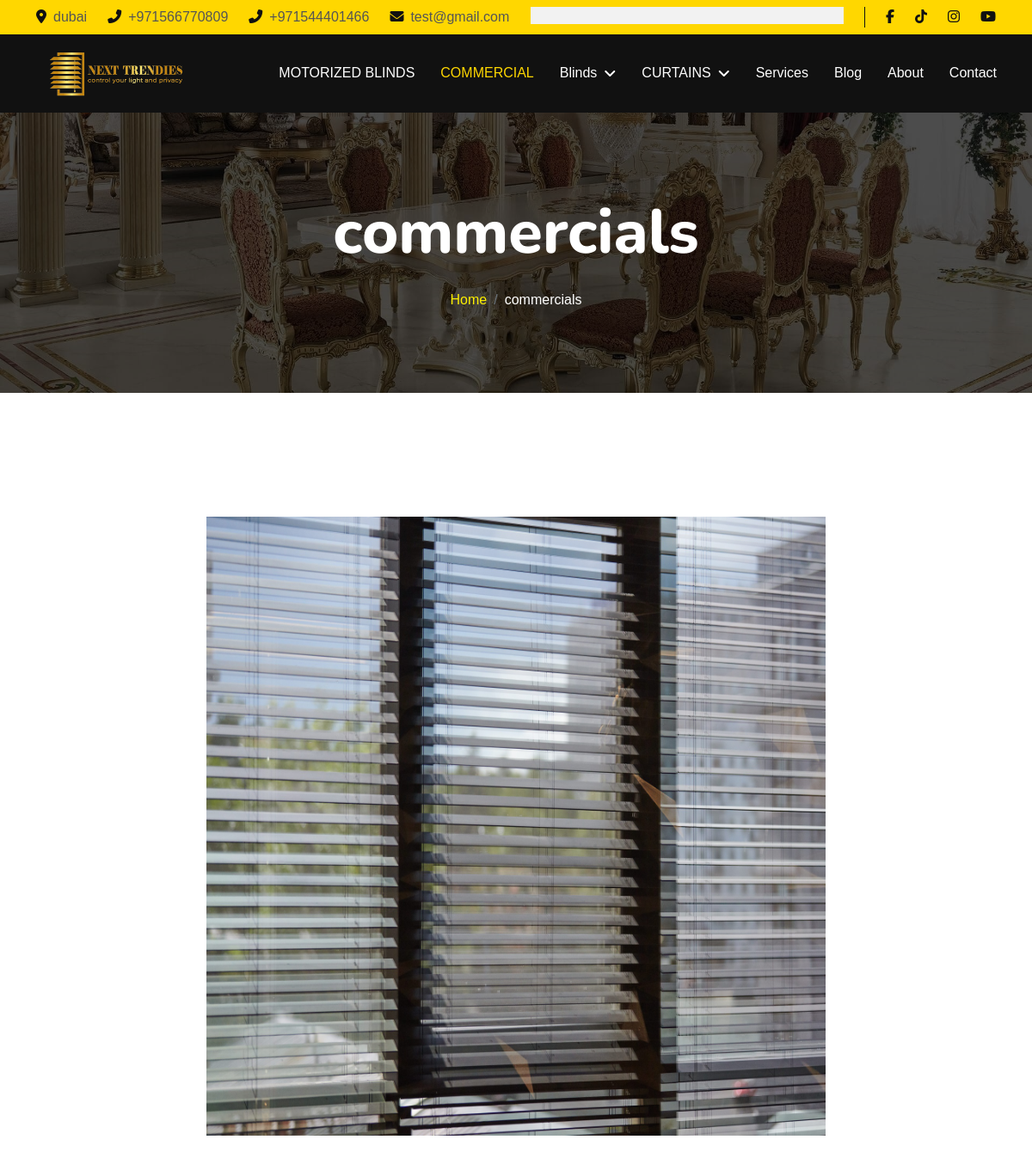
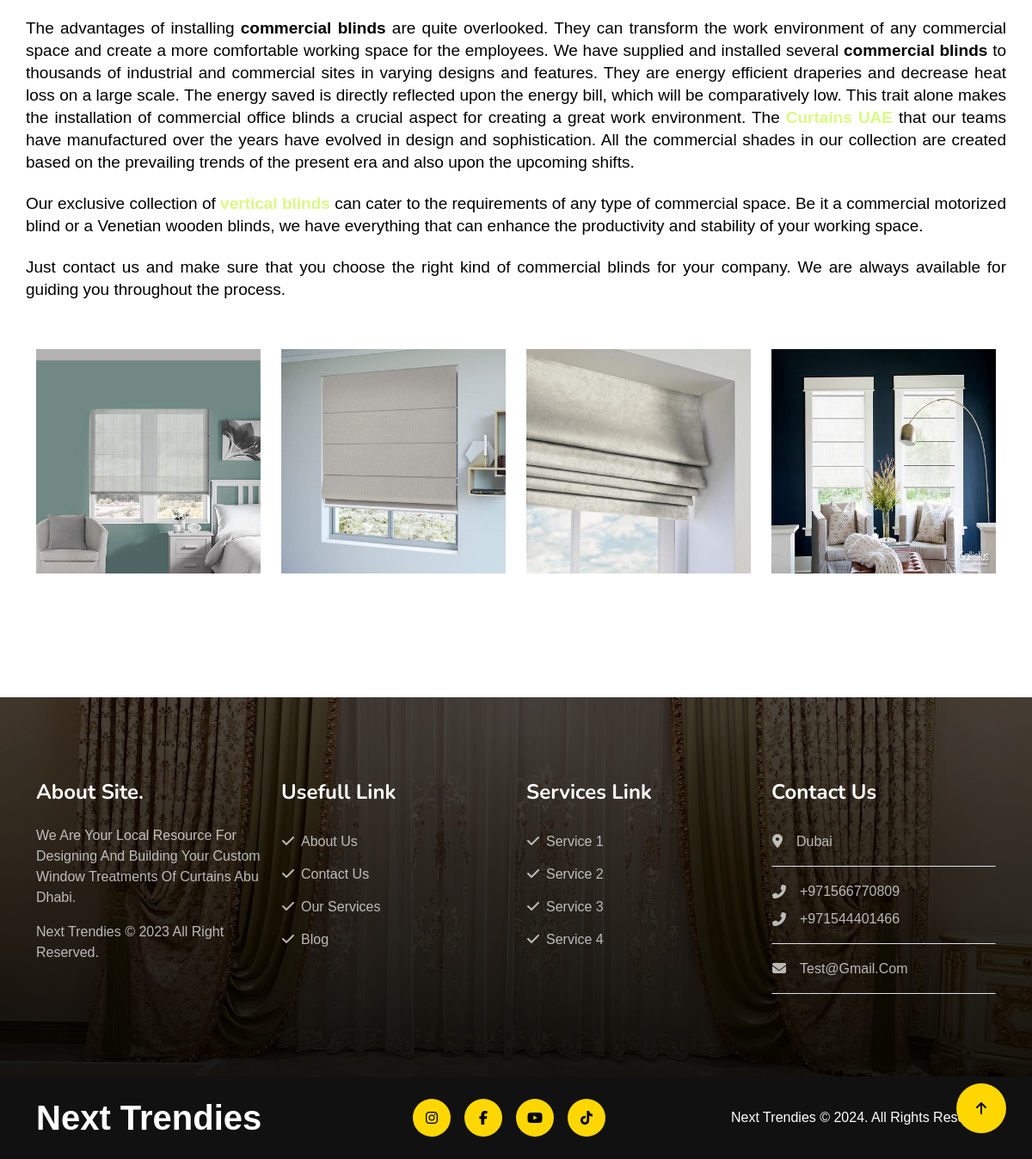
Page /products/commercial/ on the committed database (2 pictures, top to bottom).
### settings/models.py (models this page shows, shortened)
class Settings(models.Model):
    site_name = models.CharField( max_length=50)
    logo = models.ImageField( upload_to='setting/')
    phone1 = models.CharField( max_length=30)
    phone2 = models.CharField( max_length=30 , blank=True , null=True)
    email1 = models.EmailField( max_length=254)
    email2 = models.EmailField( max_length=254 ,blank=True , null=True)
    description = models.TextField(max_length=1000)
    fb_link = models.URLField( max_length=200)
    tiktok_link = models.URLField( max_length=200)
    instagram_link = models.URLField( max_length=200)
    youtube_link = models.URLField( max_length=200)
    address = models.CharField( max_length=50)
    views = models.PositiveIntegerField(default=0)
    class Meta:
        verbose_name = ("Info")
        verbose_name_plural = ("Info")

### products/models.py (models this page shows, shortened)
class Commercial(models.Model):
    title = models.CharField(max_length=5000)
    description = models.TextField(("description"),max_length=100000)
    created_at = models.DateTimeField( ("created_at"),default=timezone.now)
    image = models.ImageField(upload_to='commercial/')
    slug = models.SlugField(null=True,blank=True)
    class Meta:
        verbose_name = ("Commercial")
        verbose_name_plural = ("Commercial")

class CommercialImages(models.Model):
    commercial = models.ForeignKey(Commercial,related_name='commercial_images',on_delete=models.CASCADE)
    image = models.ImageField(upload_to='commercialimages/')
    class Meta:
        verbose_name = ("Commercial Images")
        verbose_name_plural = ("Commercial Images")

### products/views.py (the view)
# urls.py: path('commercial/' , views.commercial_list , name='commercial_list'),
def commercial_list(request):
    commercial = Commercial.objects.last()
    context = {
        'commercial':commercial
    }
    return render(request , 'commercial/commercial.html' , context)

### about/about_context.py (called while the page is built)
def about(request):
    about = About.objects.last()
    context = {
        'about':about,
    }
    return context

### products/context.py (called while the page is built)
def nav(request):
    blinds_nav = Blinds.objects.all()
    curtains_nav = Curtains.objects.all()
    context = {
        'blinds_nav':blinds_nav,
        'curtains_nav':curtains_nav
    }
    return context

### products/templates/commercial/commercial.html (shortened to what this page needs)
{% extends "base.html" %}
{% load static %}
{% block body %}
        <div class="container-fluid page-header py-5">
            <div class="container text-center py-5">
                <h1 class="display-2 text-white mb-4 animated slideInDown">commercials</h1>
                <nav aria-label="breadcrumb">
                    <ol class="breadcrumb justify-content-center mb-0 animated slideInDown">
                        <li class="breadcrumb-item"><a href="/">Home</a></li>
                        <li class="breadcrumb-item text-white" aria-current="page">commercials</li>
                    </ol>
                </nav>
            </div>
        </div>
         <div class="container text-center py-5">
    <div class="row">
        <img class="w-100  commercial-img " src="{{commercial.image.url}}" alt="Image">
        <p class="fs-5 mt-4" style="text-align: justify;">{{commercial.description|safe}}</p>
        {% for image in commercial.commercial_images.all %}
        <div class="col-md-3  g-4">
            <div>
                <img class="w-100"src="{{image.image.url}}">
            </div>
        </div>
        {% endfor %}
    </div>
</div>
{% endblock body %}

### templates/base.html (shortened to what this page needs)
{% load static %}
<!DOCTYPE html>
<html lang="en">
<head>
    <link rel="stylesheet" href="https://use.fontawesome.com/releases/v5.15.4/css/all.css" />
    <link href="https://cdnjs.cloudflare.com/ajax/libs/font-awesome/5.10.0/css/all.min.css" rel="stylesheet">
    <link href="https://cdn.jsdelivr.net/npm/bootstrap-icons@1.4.1/font/bootstrap-icons.css" rel="stylesheet">
    <link href="{% static 'lib/animate/animate.min.css'%}" rel="stylesheet">
    <link href="{% static 'lib/owlcarousel/assets/owl.carousel.min.css'%}" rel="stylesheet">
    <link href="{% static 'css/bootstrap.min.css'%}" rel="stylesheet">
    <link href="{% static 'css/all.min.css'%}" rel="stylesheet">
    <link href="{% static 'css/style.css'%}" rel="stylesheet">
</head>
<body>
    <div class="container-fluid topbar-top bg-primary">
        <div class="container">
            <div class="d-flex justify-content-between topbar py-2">
                <div class="d-flex align-items-center flex-shrink-0 topbar-info">
                    <a href="#" class="me-4 text-secondary"><i
                            class="fas fa-map-marker-alt me-2 text-dark"></i>{{myfooter.address}}</a>
                    <a href="#" class="me-4 text-secondary"><i
                            class="fas fa-phone-alt me-2 text-dark"></i>{{myfooter.phone1}}</a>
                    <a href="#" class="me-4 text-secondary"><i
                            class="fas fa-phone-alt me-2 text-dark"></i>{{myfooter.phone2}}</a>
                    <a href="#" class="text-secondary"><i
                            class="fas fa-envelope me-2 text-dark"></i>{{myfooter.email1}}</a>
                </div>
                <div class="text-end pe-4 me-4 border-end border-dark search-btn">
                    <div class="search-form">
                    </div>
                </div>
                <div class="d-flex align-items-center justify-content-center topbar-icon">
                    <a href="{{myfooter.fb_link}}" class="me-4"><i class="fab fa-facebook-f text-dark"></i></a>
                    <a href="{{myfooter.tiktok_link}}" class="me-4"><i class="fa-brands fa-tiktok text-dark"></i></a>
                    <a href="{{myfooter.instagram_link}}" class="me-4"><i class="fab fa-instagram text-dark"></i></a>
                    <a href="{{myfooter.youtube_link}}" class=""><i class="fa-brands fa-youtube text-dark"></i></a>
                </div>
            </div>
        </div>
    </div>
    <div class="container-fluid bg-dark">
        <div class="container">
            <nav class="navbar navbar-dark navbar-expand-lg py-lg-0">
                <a href="/" class="navbar-brand">
                    <img class="logo-style" src="{{myfooter.logo.url}}">
                </a>
                <div class="collapse navbar-collapse me-n3" id="navbarCollapse">
                    <div class="navbar-nav ms-auto">
                        <a href="{% url 'motorizedblinds'%}"
                            class="nav-item nav-link {% if request.path == '/products/motorizedblind/' %}active{% endif %} ">MOTORIZED
                            BLINDS</a>
                        <a href="{% url 'commercial_list'%}"
                            class="nav-item nav-link {% if request.path == '/products/commercial/' %}active{% endif %} ">COMMERCIAL</a>
                        <div class="nav-item dropdown">
                            <a href="{% url 'blinds_list'%}"
                                class="nav-link {% if request.path == '/products/blinds/' %}active{% endif %} dropdown-toggle"
                                data-bs-toggle="dropdown">Blinds</a>
                        </div>
                        <div class="nav-item dropdown">
                            <a href="{% url 'curtains_list'%}"
                                class="nav-link {% if request.path == '/products/curtains/' %}active{% endif %} dropdown-toggle"
                                data-bs-toggle="dropdown">CURTAINS</a>
                        </div>
                        <a href="{% url 'services'%}"
                            class="nav-item nav-link {% if request.path == '/services/' %}active{% endif %}">Services</a>
                        <a href="{% url 'post_list'%}"
                            class="nav-item nav-link {% if request.path == '/blog/' %}active{% endif %}">Blog</a>
                        <a href="{% url 'about'%}"
                            class="nav-item nav-link {% if request.path == '/about/' %}active{% endif %}">About</a>
                        <a href="{% url 'contact'%}"
                            class="nav-item nav-link {% if request.path == '/contact/' %}active{% endif %}">Contact</a>
                    </div>
                </div>
            </nav>
        </div>
    </div>
    {% block body %}
    {% endblock body %}
    <div class="container-fluid footer py-5 wow fadeIn" data-wow-delay=".3s">
        <div class="container py-5">
            <div class="row g-4 footer-inner">
                <div class="col-lg-3 col-md-6">
                    <div class="footer-item">
                        <h4 class="text-white fw-bold mb-4">About Site.</h4>
                        <p>{{myfooter.description}}</p>
                        <p class="mb-0"><a class="" href="/">{{myfooter.site_name}} </a> &copy; 2023 All Right Reserved.</p>
                    </div>
                </div>
                <div class="col-lg-3 col-md-6">
                    <div class="footer-item">
                        <h4 class="text-white fw-bold mb-4">Usefull Link</h4>
                        <div class="d-flex flex-column align-items-start">
                            <a class="btn btn-link ps-0" href="{% url 'about'%}"><i class="fa fa-check me-2"></i>About Us</a>
                            <a class="btn btn-link ps-0" href="{% url 'contact'%}"><i class="fa fa-check me-2"></i>Contact Us</a>
                            <a class="btn btn-link ps-0" href="{% url 'services'%}"><i class="fa fa-check me-2"></i>Our Services</a>
                            <a class="btn btn-link ps-0" href=""><i class="fa fa-check me-2"></i>Blog</a>
                        </div>
                    </div>
                </div>
                <div class="col-lg-3 col-md-6">
                    <div class="footer-item">
                        <h4 class="text-white fw-bold mb-4">Services Link</h4>
                        <div class="d-flex flex-column align-items-start">
                            <a class="btn btn-link ps-0" href=""><i class="fa fa-check me-2"></i>Service 1</a>
                            <a class="btn btn-link ps-0" href=""><i class="fa fa-check me-2"></i>Service 2</a>
                            <a class="btn btn-link ps-0" href=""><i class="fa fa-check me-2"></i>Service 3</a>
                            <a class="btn btn-link ps-0" href=""><i class="fa fa-check me-2"></i>Service 4</a>
                        </div>
                    </div>
                </div>
                <div class="col-lg-3 col-md-6">
                    <div class="footer-item">
                        <h4 class="text-white fw-bold mb-4">Contact Us</h4>
                        <a href="" class="btn btn-link w-100 text-start ps-0 pb-3 border-bottom rounded-0"><i
                                class="fa fa-map-marker-alt me-3"></i>{{myfooter.address}}</a>
                        <a href="" class="btn btn-link w-100 text-start ps-0 py-3 border-bottom rounded-0">
                            <div class="d-flex flex-column">
                                <div class="d-flex align-items-center mb-2">
                                    <i class="fa fa-phone-alt me-3"></i>{{ myfooter.phone1 }}
                                </div>
                                <div class="d-flex align-items-center">
                                    <i class="fa fa-phone-alt me-3"></i>{{ myfooter.phone2 }}
                                </div>
                            </div>
                        </a>
                        <a href="" class="btn btn-link w-100 text-start ps-0 py-3 border-bottom rounded-0"><i
                                class="fa fa-envelope me-3"></i>{{myfooter.email1}}</a>
                    </div>
                </div>
            </div>
        </div>
    </div>
    <div class="container-fluid copyright bg-dark py-4">
        <div class="container">
            <div class="row">
                <div class="col-md-4 text-center text-md-start mb-3 mb-md-0">
                    <a href="/" class="text-primary mb-0 display-6"><span
                            class="text-white">{{myfooter.site_name}}</span></a>
                </div>
                <div class="col-md-4 copyright-btn text-center text-md-start mb-3 mb-md-0 flex-shrink-0">
                    <a class="btn btn-primary rounded-circle me-3 copyright-icon" href="{{myfooter.instagram_link}}"><i
                            class="fab fa-instagram"></i></a>
                    <a class="btn btn-primary rounded-circle me-3 copyright-icon" href="{{myfooter.fb_link}}"><i
                            class="fab fa-facebook-f"></i></a>
                    <a class="btn btn-primary rounded-circle me-3 copyright-icon" href="{{myfooter.youtube_link}}"><i
                            class="fab fa-youtube"></i></a>
                    <a class="btn btn-primary rounded-circle me-3 copyright-icon" href="{{myfooter.tiktok_link}}"><i
                            class="fab fa-tiktok"></i></a>
                </div>
                <div class="col-md-4 my-auto text-center text-md-end text-white">
                    {{myfooter.site_name}} © 2024. All Rights Reserved.
                </div>
            </div>
        </div>
    </div>
    <a href="#" class="btn btn-primary rounded-circle border-3 back-to-top"><i class="fa fa-arrow-up"></i></a>
</body>
</html>

### static/css/style.css (style rules this page uses)
:root { --primary: #FFD700; }
.back-to-top { position: fixed; right: 30px; bottom: 30px; display: flex; width: 58px; height: 58px; align-items: center; justify-content: center; z-index: 99; }
.btn { text-transform: uppercase; font-weight: 500; transition: .5s; }
.btn.btn-primary { background-color:var(--primary) !important ; box-shadow: inset 0 0 0 0 var(--bs-dark); border: var(--primary) !important; }
.text-primary { color: var(--primary) !important; }
.bg-primary { background-color: var(--primary) !important; }
.search-btn { position: relative; width: 100%; padding: 0 0 0 25px; }
.navbar .navbar-nav { padding: 15px 0; }
.navbar .navbar-nav .nav-link { padding: 15px; color: var(--bs-white); font-weight: 500; font-size: 16px; outline: none; transition: .5s; }
.navbar .navbar-nav .nav-link:hover, .navbar .navbar-nav .nav-link.active { color: var(--primary); transition: .5s; }
.navbar .dropdown-toggle::after { border: none; content: "\f107"; font-family: "Font Awesome 5 Free"; font-weight: 800; vertical-align: middle; margin-left: 8px; }
.page-header { background: linear-gradient(rgba(0, 0, 0, .7), rgba(0, 0, 0, .7)), url(../img/10.jpg) center center no-repeat; background-size: cover; margin-bottom: 6rem; }
.footer { background: linear-gradient(rgba(0, 0, 0, .7), rgba(0, 0, 0, 0.9)), url(../img/5.jpg) center center no-repeat; background-size: cover; color: rgba(255, 255, 255, .7); margin-top: 6rem; }
.footer-item, .footer-item a { color: rgba(255, 255, 255, .7); text-transform: capitalize; }
.copyright .copyright-btn { display: flex; align-items: center; justify-content: center; }
.copyright .copyright-icon { width: 44px; height: 44px; display: flex; align-items: center; justify-content: center; }
.commercial-img { height: 90vh !important; object-fit: contain; }
.logo-style { width: 180px; object-fit: contain; }
.search-form { background: #f2f2f2; padding: 10px; }

### rows in the picture
Settings: address "dubai", phone1 "+971566770809", phone2 "+971544401466", email1 "test@gmail.com", logo (picture), description "We Are Your Local Resource For Designing And Building Your Custom Window Treatments Of Curtains Abu Dhabi.", site_name "Next Trendies", address "Dubai", email1 "Test@gmail.com"
Commercial: image (picture), description "The advantages of installing commercial blinds are quite overlooked. They can transform the work environment of any commercial space and create a more comfortable working space for the employees. We have supplied and installed several commercial blinds to thousands of industrial and commercial sites in varying designs and features. They are energy efficient draperies and decrease heat loss on a large scale. The energy saved is directly reflected upon the energy bill, which will be comparatively low. This trait alone makes the installation of commercial office blinds a crucial aspect for creating a great work environment. The Curtains UAE that our teams have manufactured over the years have…"
CommercialImages: image (picture)
CommercialImages: image (picture)
CommercialImages: image (picture)
CommercialImages: image (picture)
